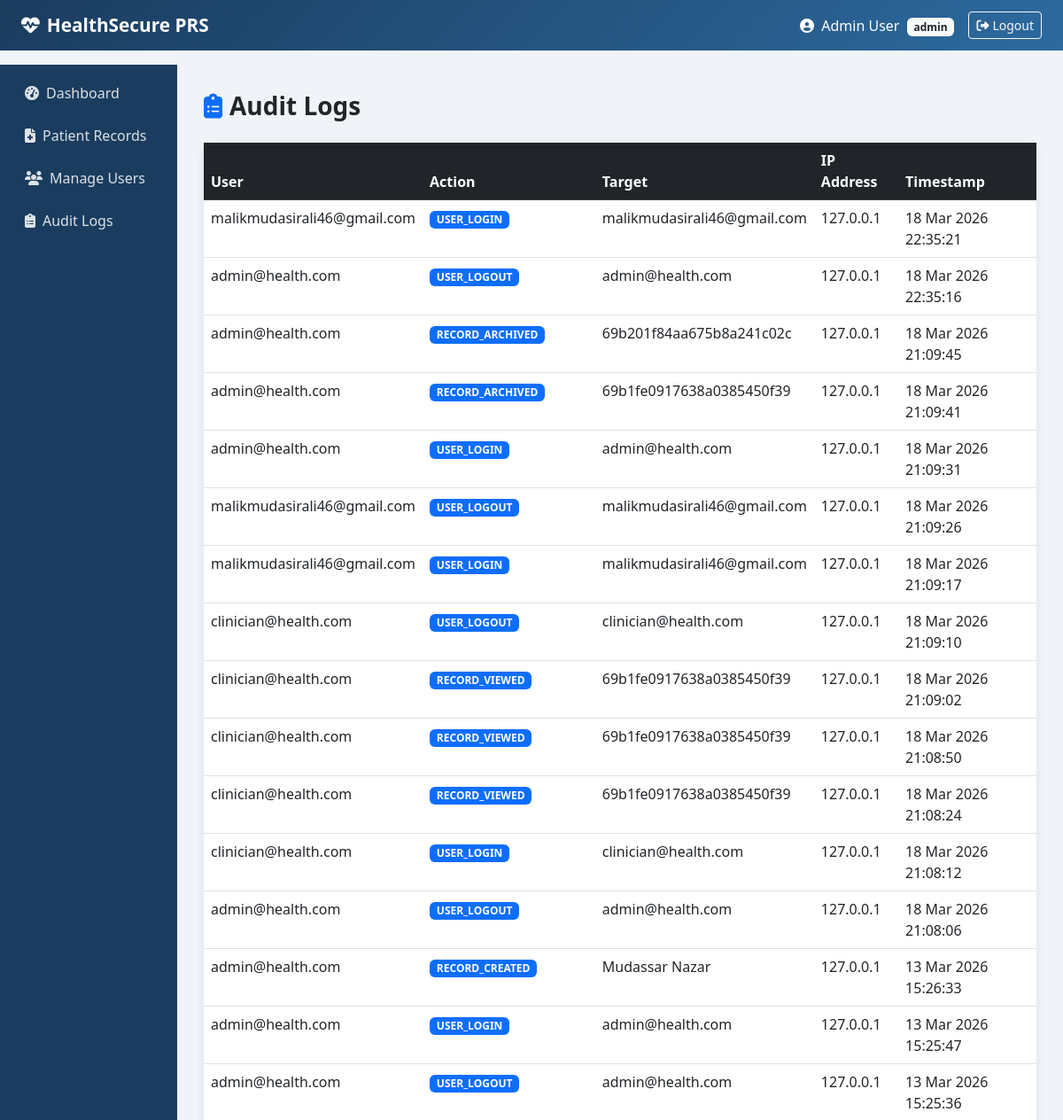
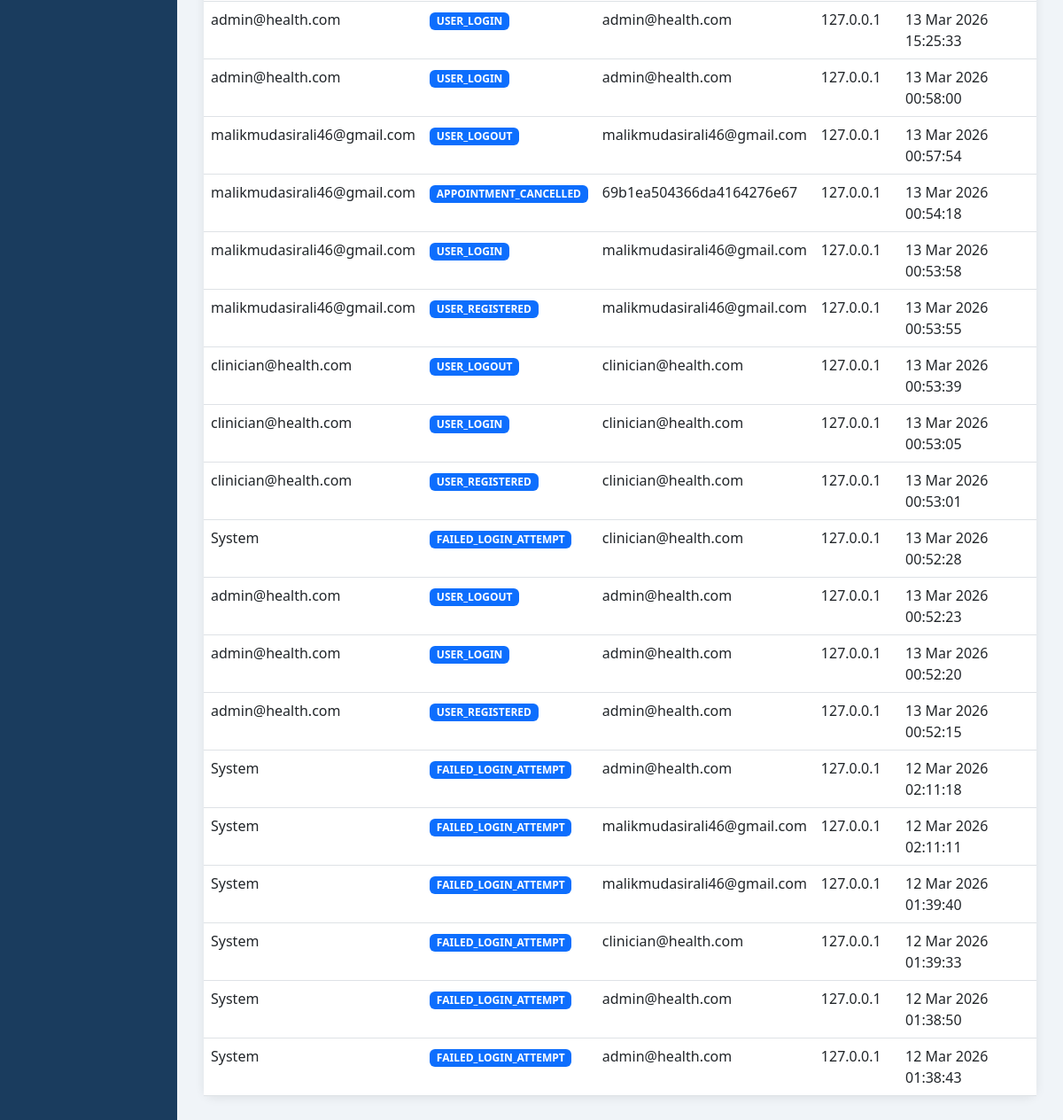
Screenshot of /admin/audit-logs (signed in) with the database file from the repository (2 pictures, top to bottom).
### models.py (models this page shows, shortened)
class User(UserMixin, db.Model):
    __tablename__ = 'users'
    id = db.Column(db.Integer, primary_key=True)
    full_name = db.Column(db.String(100), nullable=False)
    email = db.Column(db.String(120), unique=True, nullable=False)
    password_hash = db.Column(db.String(255), nullable=False)
    role = db.Column(db.String(20), nullable=False, default='patient')
    is_active = db.Column(db.Boolean, default=True)
    created_at = db.Column(db.DateTime, default=datetime.utcnow)
    last_login = db.Column(db.DateTime, nullable=True)

class AuditLog(db.Model):
    __tablename__ = 'audit_logs'
    id = db.Column(db.Integer, primary_key=True)
    user_id = db.Column(db.Integer, db.ForeignKey('users.id'), nullable=True)
    action = db.Column(db.String(255), nullable=False)
    target = db.Column(db.String(255), nullable=True)
    ip_address = db.Column(db.String(45), nullable=True)
    timestamp = db.Column(db.DateTime, default=datetime.utcnow)

### routes/admin.py (the view)
@admin_bp.route('/audit-logs')
@login_required
@admin_required
def audit_logs():
    logs = AuditLog.query.order_by(AuditLog.timestamp.desc()).all()
    user_map = {}
    for log in logs:
        if log.user_id and log.user_id not in user_map:
            user = User.query.get(log.user_id)
            user_map[log.user_id] = user.email if user else 'Unknown'
    return render_template('admin/audit_logs.html', logs=logs, user_map=user_map)

### extensions.py (called while the page is built)
@login_manager.user_loader
def load_user(user_id):
    from models import User
    return User.query.get(int(user_id))

### routes/admin.py (called while the page is built)
def admin_required(f):
    from functools import wraps
    @wraps(f)
    def decorated(*args, **kwargs):
        if current_user.role != 'admin':
            flash('Admin access required.', 'danger')
            return redirect(url_for('auth.dashboard'))
        return f(*args, **kwargs)
    return decorated

### templates/admin/audit_logs.html (shortened to what this page needs)
{% extends 'shared/base.html' %}
{% block content %}
<h3 class="fw-bold mb-4">
    <i class="fas fa-clipboard-list me-2 text-primary"></i>Audit Logs
</h3>
<div class="card">
    <div class="table-responsive">
        <table class="table table-hover mb-0">
            <thead class="table-dark">
                <tr>
                    <th>User</th>
                    <th>Action</th>
                    <th>Target</th>
                    <th>IP Address</th>
                    <th>Timestamp</th>
                </tr>
            </thead>
            <tbody>
                {% for log in logs %}
                <tr>
                    <td>{{ user_map.get(log.user_id, 'System') }}</td>
                    <td><span class="badge bg-primary">{{ log.action }}</span></td>
                    <td>{{ log.target or '—' }}</td>
                    <td>{{ log.ip_address or '—' }}</td>
                    <td>{{ log.timestamp.strftime('%d %b %Y %H:%M:%S') }}</td>
                </tr>
                {% endfor %}
            </tbody>
        </table>
    </div>
</div>
{% endblock %}

### templates/shared/base.html (shortened to what this page needs)
<!DOCTYPE html>
<html lang="en">
<head>
    <link href="https://cdn.jsdelivr.net/npm/bootstrap@5.3.0/dist/css/bootstrap.min.css" rel="stylesheet">
    <link href="https://cdnjs.cloudflare.com/ajax/libs/font-awesome/6.4.0/css/all.min.css" rel="stylesheet">
</head>
<body>
<nav class="navbar navbar-expand-lg">
    <div class="container-fluid px-4">
        <a class="navbar-brand" href="#">
            <i class="fas fa-heartbeat me-2"></i>HealthSecure PRS
        </a>
        {% if current_user.is_authenticated %}
        <div class="ms-auto d-flex align-items-center">
            <span class="text-white me-3">
                <i class="fas fa-user-circle me-1"></i>
                {{ current_user.full_name }}
                <span class="badge bg-light text-dark ms-1">{{ current_user.role }}</span>
            </span>
            <a href="{{ url_for('auth.logout') }}" class="btn btn-outline-light btn-sm"><i class="fas fa-sign-out-alt me-1"></i>Logout</a>
        </div>
        {% endif %}
    </div>
</nav>
{% if current_user.is_authenticated %}
<div class="container-fluid">
    <div class="row">
        <div class="col-md-2 p-0 sidebar">
            <nav class="nav flex-column mt-2">
                {% if current_user.role == 'admin' %}
                    <a class="nav-link" href="{{ url_for('admin.dashboard') }}"><i class="fas fa-tachometer-alt me-2"></i>Dashboard</a>
                    <a class="nav-link" href="{{ url_for('records.list_records') }}"><i class="fas fa-file-medical me-2"></i>Patient Records</a>
                    <a class="nav-link" href="{{ url_for('admin.manage_users') }}"><i class="fas fa-users me-2"></i>Manage Users</a>
                    <a class="nav-link" href="{{ url_for('admin.audit_logs') }}"><i class="fas fa-clipboard-list me-2"></i>Audit Logs</a>
                {% endif %}
            </nav>
        </div>
        <div class="col-md-10 main-content">
            {% block content %}{% endblock %}
        </div>
    </div>
</div>
{% endif %}
</body>
</html>

### templates/shared/base.html (style rules this page uses)
body { background-color: #f0f4f8; font-family: 'Segoe UI', sans-serif; }
.navbar { background: linear-gradient(135deg, #1a3c5e, #2d6a9f); }
.navbar-brand { font-weight: 700; font-size: 1.3rem; color: white !important; }
.nav-link { color: rgba(255,255,255,0.85) !important; }
.card { border: none; border-radius: 12px; box-shadow: 0 2px 12px rgba(0,0,0,0.08); }
.sidebar { background: #1a3c5e; min-height: calc(100vh - 56px); padding-top: 20px; }
.sidebar .nav-link { color: rgba(255,255,255,0.75); padding: 10px 20px; border-radius: 8px; margin: 2px 8px; }
.main-content { padding: 30px; }

### rows the page displays
User: full_name "Admin User", role "admin", get "admin@health.com"
AuditLog: action "USER_LOGIN", target "malikmudasirali46@gmail.com", ip_address "127.0.0.1", timestamp "18 Mar 2026 22:35:21"
User: get "malikmudasirali46@gmail.com"
AuditLog: action "USER_LOGOUT", target "admin@health.com", ip_address "127.0.0.1", timestamp "18 Mar 2026 22:35:16"
AuditLog: action "RECORD_ARCHIVED", target "69b201f84aa675b8a241c02c", ip_address "127.0.0.1", timestamp "18 Mar 2026 21:09:45"
AuditLog: action "RECORD_ARCHIVED", target "69b1fe0917638a0385450f39", ip_address "127.0.0.1", timestamp "18 Mar 2026 21:09:41"
AuditLog: action "USER_LOGIN", target "admin@health.com", ip_address "127.0.0.1", timestamp "18 Mar 2026 21:09:31"
AuditLog: action "USER_LOGOUT", target "malikmudasirali46@gmail.com", ip_address "127.0.0.1", timestamp "18 Mar 2026 21:09:26"
AuditLog: action "USER_LOGIN", target "malikmudasirali46@gmail.com", ip_address "127.0.0.1", timestamp "18 Mar 2026 21:09:17"
AuditLog: action "USER_LOGOUT", target "clinician@health.com", ip_address "127.0.0.1", timestamp "18 Mar 2026 21:09:10"
User: get "clinician@health.com"
AuditLog: action "RECORD_VIEWED", target "69b1fe0917638a0385450f39", ip_address "127.0.0.1", timestamp "18 Mar 2026 21:09:02"
AuditLog: action "RECORD_VIEWED", target "69b1fe0917638a0385450f39", ip_address "127.0.0.1", timestamp "18 Mar 2026 21:08:50"
AuditLog: action "RECORD_VIEWED", target "69b1fe0917638a0385450f39", ip_address "127.0.0.1", timestamp "18 Mar 2026 21:08:24"
AuditLog: action "USER_LOGIN", target "clinician@health.com", ip_address "127.0.0.1", timestamp "18 Mar 2026 21:08:12"
AuditLog: action "USER_LOGOUT", target "admin@health.com", ip_address "127.0.0.1", timestamp "18 Mar 2026 21:08:06"
AuditLog: action "RECORD_CREATED", target "Mudassar Nazar", ip_address "127.0.0.1", timestamp "13 Mar 2026 15:26:33"
AuditLog: action "USER_LOGIN", target "admin@health.com", ip_address "127.0.0.1", timestamp "13 Mar 2026 15:25:47"
AuditLog: action "USER_LOGOUT", target "admin@health.com", ip_address "127.0.0.1", timestamp "13 Mar 2026 15:25:36"
AuditLog: action "USER_LOGIN", target "admin@health.com", ip_address "127.0.0.1", timestamp "13 Mar 2026 15:25:33"
AuditLog: action "USER_LOGIN", target "admin@health.com", ip_address "127.0.0.1", timestamp "13 Mar 2026 00:58:00"
AuditLog: action "USER_LOGOUT", target "malikmudasirali46@gmail.com", ip_address "127.0.0.1", timestamp "13 Mar 2026 00:57:54"
AuditLog: action "APPOINTMENT_CANCELLED", target "69b1ea504366da4164276e67", ip_address "127.0.0.1", timestamp "13 Mar 2026 00:54:18"
AuditLog: action "USER_LOGIN", target "malikmudasirali46@gmail.com", ip_address "127.0.0.1", timestamp "13 Mar 2026 00:53:58"
AuditLog: action "USER_REGISTERED", target "malikmudasirali46@gmail.com", ip_address "127.0.0.1", timestamp "13 Mar 2026 00:53:55"
AuditLog: action "USER_LOGOUT", target "clinician@health.com", ip_address "127.0.0.1", timestamp "13 Mar 2026 00:53:39"
AuditLog: action "USER_LOGIN", target "clinician@health.com", ip_address "127.0.0.1", timestamp "13 Mar 2026 00:53:05"
AuditLog: action "USER_REGISTERED", target "clinician@health.com", ip_address "127.0.0.1", timestamp "13 Mar 2026 00:53:01"
AuditLog: get "System", action "FAILED_LOGIN_ATTEMPT", target "clinician@health.com", ip_address "127.0.0.1", timestamp "13 Mar 2026 00:52:28"
AuditLog: action "USER_LOGOUT", target "admin@health.com", ip_address "127.0.0.1", timestamp "13 Mar 2026 00:52:23"
AuditLog: action "USER_LOGIN", target "admin@health.com", ip_address "127.0.0.1", timestamp "13 Mar 2026 00:52:20"
AuditLog: action "USER_REGISTERED", target "admin@health.com", ip_address "127.0.0.1", timestamp "13 Mar 2026 00:52:15"
AuditLog: get "System", action "FAILED_LOGIN_ATTEMPT", target "admin@health.com", ip_address "127.0.0.1", timestamp "12 Mar 2026 02:11:18"
AuditLog: get "System", action "FAILED_LOGIN_ATTEMPT", target "malikmudasirali46@gmail.com", ip_address "127.0.0.1", timestamp "12 Mar 2026 02:11:11"
AuditLog: get "System", action "FAILED_LOGIN_ATTEMPT", target "malikmudasirali46@gmail.com", ip_address "127.0.0.1", timestamp "12 Mar 2026 01:39:40"
AuditLog: get "System", action "FAILED_LOGIN_ATTEMPT", target "clinician@health.com", ip_address "127.0.0.1", timestamp "12 Mar 2026 01:39:33"
AuditLog: get "System", action "FAILED_LOGIN_ATTEMPT", target "admin@health.com", ip_address "127.0.0.1", timestamp "12 Mar 2026 01:38:50"
AuditLog: get "System", action "FAILED_LOGIN_ATTEMPT", target "admin@health.com", ip_address "127.0.0.1", timestamp "12 Mar 2026 01:38:43"
